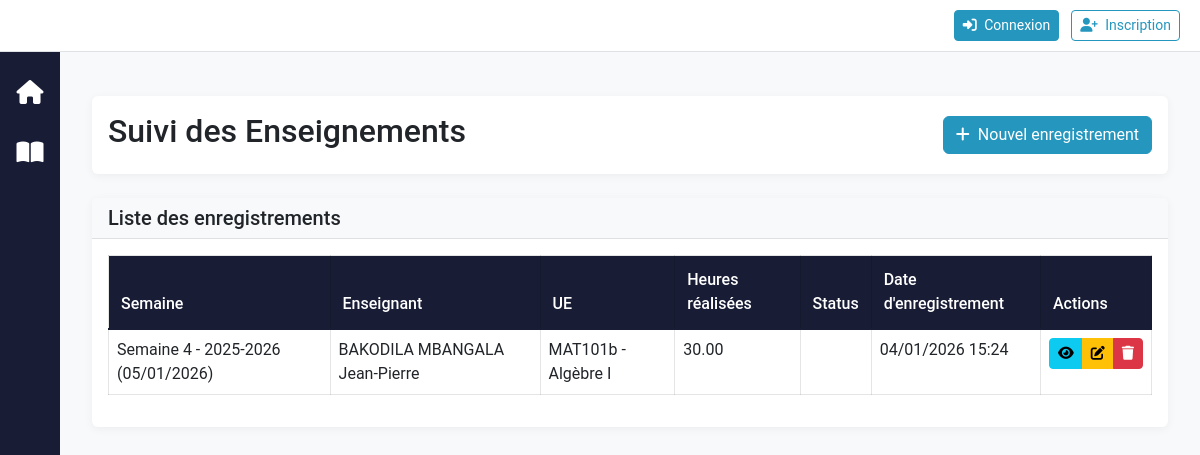
The page /tracking/progress/ on the database its author committed.
### tracking/models.py (models this page shows, shortened)
class TeachingProgress(models.Model):
    organisation = models.ForeignKey('accounts.Organisation', on_delete=models.CASCADE, related_name='teaching_progress', verbose_name='Organisation', null=True, blank=True)
    course = models.ForeignKey(Course, on_delete=models.CASCADE, related_name='progress_records', verbose_name="UE")
    teacher = models.ForeignKey(Teacher, on_delete=models.CASCADE, related_name='progress_records', verbose_name="Enseignant")
    week = models.ForeignKey(SemaineCours, on_delete=models.CASCADE, related_name='progress_records', verbose_name="Semaine")
    hours_done = models.DecimalField(max_digits=5, decimal_places=2, validators=[MinValueValidator(0)], verbose_name="Heures effectuées")
    comment = models.TextField(blank=True, null=True, verbose_name="Commentaire")
    created_at = models.DateTimeField(auto_now_add=True, verbose_name="Date de création")
    updated_at = models.DateTimeField(auto_now=True, verbose_name="Date de mise à jour")
    status = models.CharField(max_length=20, choices=[
        ('planned', 'Planifié'),
        ('completed', 'Terminé'),
        ('canceled', 'Annulé'),
        ('rescheduled', 'Reporté')
    ], default='planned', verbose_name="Statut")
    class Meta:
        verbose_name = "Suivi d'enseignement"
        verbose_name_plural = "Suivi des enseignements"
        ordering = ['-week__annee_academique', 'week__numero_semaine', 'course__code_ue']
        unique_together = ['course', 'teacher', 'week']

### reglage/models.py (models this page shows, shortened)
class SemaineCours(models.Model):
    numero_semaine = models.IntegerField(help_text="Numéro de la semaine (1, 2, 3...)")
    date_debut = models.DateField(help_text="Date de début de la semaine (doit être un LUNDI)")
    date_fin = models.DateField(help_text="Date de fin de la semaine (doit être un SAMEDI)")
    designation = models.CharField(max_length=200, help_text="Ex: Semaine 1 du 1er semestre")
    est_en_cours = models.BooleanField(default=False, help_text="Marquer comme semaine en cours")
    annee_academique = models.CharField(max_length=9, null=True, blank=True, help_text="Année académique (ex: 2024-2025)")
    remarques = models.TextField(blank=True, null=True)
    class Meta:
        verbose_name = "Semaine de Cours"
        verbose_name_plural = "Semaines de Cours"
        ordering = ['date_debut']
        unique_together = [('numero_semaine', 'annee_academique')]

### teachers/models.py (models this page shows, shortened)
class Teacher(models.Model):
    organisation = models.ForeignKey('accounts.Organisation', on_delete=models.CASCADE, related_name='teachers', verbose_name='Organisation', null=True, blank=True)
    photo = models.ImageField(upload_to='teacher_photos/', null=True, blank=True)
    matricule = models.CharField(max_length=20, unique=True)
    nom_complet = models.CharField(max_length=100)
    fonction = models.CharField(max_length=50)
    grade = models.CharField(max_length=50, default='ASS1')
    section = models.CharField(max_length=50, null=True, blank=True)
    categorie = models.CharField(max_length=25)
    departement = models.CharField(max_length=50)

### courses/models.py (models this page shows, shortened)
class Course(models.Model):
    organisation = models.ForeignKey('accounts.Organisation', on_delete=models.CASCADE, related_name='courses', verbose_name='Organisation', null=True, blank=True)
    CLASSE_CHOICES = [
        ('L1', 'L1'),
        ('L2', 'L2'),
        ('L3', 'L3'),
        ('M1', 'M1'),
        ('M2', 'M2'),
    ]
    SEMESTRE_CHOICES = [
        ('S1', 'S1'),
        ('S2', 'S2'),
    ]
    DEPARTMENT_CHOICES = [
        ('Informatique', 'Informatique'),
        ('Physique', 'Physique'),
        ('Chimie', 'Chimie'),
        ('Biologie', 'Biologie'),
        ('SCAD', 'SCAD'),
        ('Histoire', 'Histoire'),
        ('Anglais', 'Anglais'),
        ('Français', 'Français'),
        ('Mathématique', 'Mathématique'),
        ('Agrovet', 'Agrovet'),
    ]
    code_ue = models.CharField(max_length=20)
    intitule_ue = models.CharField(max_length=200)
    intitule_ec = models.CharField(max_length=200, blank=True, null=True)
    credit = models.DecimalField(max_digits=5, decimal_places=2)  # Accepte les décimales (ex: 3.5)
    cmi = models.DecimalField(max_digits=5, decimal_places=2, verbose_name='CMI')  # Cours Magistral Intégré
    td_tp = models.DecimalField(max_digits=5, decimal_places=2, verbose_name='TD+TP')  # Travaux Dirigés + Travaux Pratiques
    classe = models.CharField(max_length=100)
    semestre = models.CharField(max_length=20)
    departement = models.CharField(max_length=100)
    section = models.CharField(max_length=100, null=True, blank=True)
    class Meta:
        verbose_name = "Cours"
        verbose_name_plural = "Cours"
        ordering = ['code_ue']

### tracking/views.py (the view, shortened to what this page needs)
# urls.py: path('progress/', views.TeachingProgressListView.as_view(), name='progress_list'),
class TeachingProgressListView(ListView):
    model = TeachingProgress
    template_name = 'tracking/progress_list.html'
    context_object_name = 'progress_entries'
    paginate_by = 20
    def get_queryset(self):
        from accounts.organisation_utils import get_user_organisation
        queryset = super().get_queryset()
        user_organisation = get_user_organisation(self.request.user)
        if user_organisation:
            queryset = queryset.filter(teacher__section=user_organisation.code)
        filter_form = ProgressFilterForm(self.request.GET or None)
        return queryset.select_related('teacher', 'course', 'week').order_by('-week__annee_academique', '-week__numero_semaine')

### accounts/context_processors.py (called while the page is built, shortened)
def user_roles(request):
    return {
        'user_organisation': None,
        'is_org_user': False,
        'is_admin': False,
        'is_administrative_role': False,
        'is_gestionnaire': False,
        'is_section_role': False,
        'is_department_role': False,
        'is_enseignant': False,
        'is_etudiant': False,
        'is_personnel_admin': False,
        'can_access_reglage': False,
        'can_access_finance': False,
        'can_create_users': False,
        'can_delete_all': False,
        'can_view_department_data': lambda dept: False,
        'can_view_section_data': lambda section: False,
        'user_roles': [],
        'user_department': None,
        'user_section': None,
        'user_section_designation': None,
    }

### accounts/organisation_utils.py (called while the page is built)
def get_user_organisation(user):
    if not user.is_authenticated:
        return None
    if user.is_superuser:
        return None
    if hasattr(user, 'profile') and user.profile.organisation:
        return user.profile.organisation
    return None

### tracking/templates/tracking/progress_list.html (shortened to what this page needs)
{% extends 'base.html' %}
{% load static %}
{% block content %}
<div class="container-fluid mt-4">
    <div class="row">
        <div class="col-12">
            <div class="card mb-4">
                <div class="card-body">
                    <div class="d-flex justify-content-between align-items-center">
                        <h2 class="card-title">Suivi des Enseignements</h2>
                        <a href="{% url 'tracking:progress_add' %}" class="btn btn-primary">
                            <i class="fas fa-plus me-2"></i>Nouvel enregistrement
                        </a>
                    </div>
                </div>
            </div>
        </div>
    </div>
    <div class="row">
        <div class="col-12">
            <div class="card">
                <div class="card-header">
                    <h5 class="mb-0">Liste des enregistrements</h5>
                </div>
                <div class="card-body">
                    <div class="table-responsive">
                        <table class="table table-bordered table-hover" id="progress-table">
                            <thead class="table-light">
                                <tr>
                                    <th>Semaine</th>
                                    <th>Enseignant</th>
                                    <th>UE</th>
                                    <th>Heures réalisées</th>
                                    <th>Status</th>
                                    <th>Date d'enregistrement</th>
                                    <th>Actions</th>
                                </tr>
                            </thead>
                            <tbody>
                                {% for progress in object_list %}
                                <tr>
                                    <td>{{ progress.week.designation }} ({{ progress.week.date_debut|date:"d/m/Y" }})</td>
                                    <td>{{ progress.teacher.nom_complet }}</td>
                                    <td>{{ progress.course.code_ue }} - {{ progress.course.intitule_ue }}</td>
                                    <td>{{ progress.hours_done }}</td>
                                    <td>
                                    </td>
                                    <td>{{ progress.created_at|date:"d/m/Y H:i" }}</td>
                                    <td>
                                        <div class="btn-group" role="group">
                                            <a href="{% url 'tracking:progress_detail' progress.id %}" class="btn btn-sm btn-info">
                                                <i class="fas fa-eye"></i>
                                            </a>
                                            <a href="{% url 'tracking:progress_edit' progress.id %}" class="btn btn-sm btn-warning">
                                                <i class="fas fa-edit"></i>
                                            </a>
                                            <a href="{% url 'tracking:progress_delete' progress.id %}" class="btn btn-sm btn-danger">
                                                <i class="fas fa-trash"></i>
                                            </a>
                                        </div>
                                    </td>
                                </tr>
                                {% empty %}
                                <tr>
                                    <td colspan="7" class="text-center">Aucun enregistrement trouvé.</td>
                                </tr>
                                {% endfor %}
                            </tbody>
                        </table>
                    </div>
                </div>
            </div>
        </div>
    </div>
</div>
{% endblock %}

### static/css/style.css (style rules this page uses)
:root { --primary: #2596be; --primary-dark: #1a7592; --secondary: #6c757d; --success: #28a745; --info: #17a2b8; --warning: #ffc107; --danger: #dc3545; --light: #f8f9fa; --dark: #181c34; --border-radius: 0.375rem; --transition: all 0.3s ease; }
body { background-color: var(--light); font-size: 16px; font-family: 'Roboto', 'Segoe UI', sans-serif; }
.card { border: none; box-shadow: 0 2px 10px rgba(0,0,0,0.05); transition: var(--transition); }
.card-header { background-color: var(--light); border-bottom: 1px solid rgba(0,0,0,0.1); font-weight: 500; }
.table-bordered { border: 1px solid rgba(0,0,0,0.1); }
.table-bordered th, .table-bordered td { border: 1px solid rgba(0,0,0,0.1); }
.table thead th { background-color: var(--dark); color: white; border-bottom: 2px solid var(--dark); font-weight: 500; padding: 0.75rem; }
.btn-primary { background-color: var(--primary); border-color: var(--primary); }
.table-responsive { width: 100%; overflow-x: auto; -webkit-overflow-scrolling: touch; }

### templates/base.html (style rules this page uses)
body { display: flex; min-height: 100vh; flex-direction: column; }

### rows shown on the page
TeachingProgress: week.designation "Semaine 4 - 2025-2026", week.date_debut "05/01/2026", teacher.nom_complet "BAKODILA MBANGALA Jean-Pierre", course.code_ue "MAT101b", course.intitule_ue "Algèbre I", hours_done "30.00", created_at "04/01/2026 15:24"
